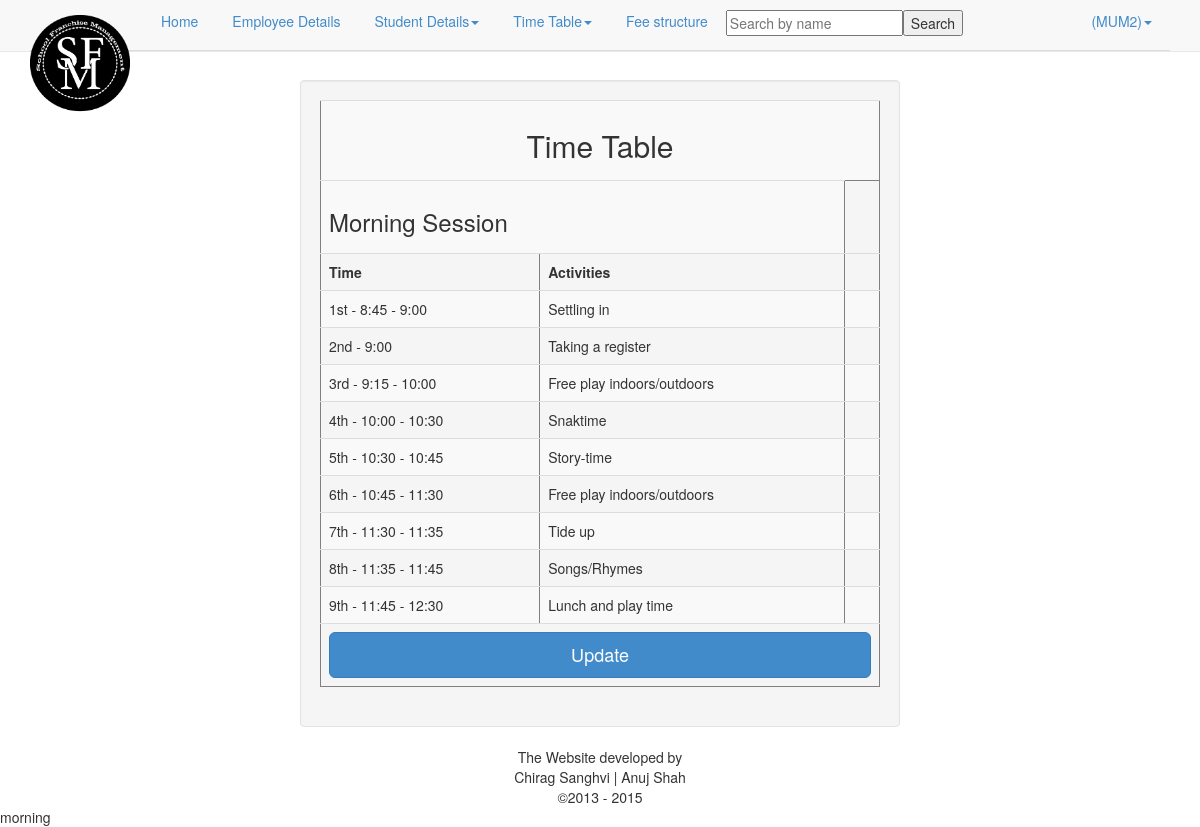
Screenshot of /branch_admin/time_tble.php?id=2 (signed in) with the database file from the repository.
### tables this page shows
CREATE TABLE IF NOT EXISTS `mum2_timetable` (
  `section` varchar(20) NOT NULL,
  `time` varchar(20) NOT NULL,
  `activity` varchar(40) NOT NULL,
  UNIQUE KEY `time` (`time`)
);

### branch_admin/time_tble.php (the view, shortened to what this page needs)
<?php
 $admin = $_SESSION['admin'];
?>
<!DOCTYPE html PUBLIC "-//W3C//DTD XHTML 1.0 Transitional//EN" "http://www.w3.org/TR/xhtml1/DTD/xhtml1-transitional.dtd">
<html xmlns="http://www.w3.org/1999/xhtml">
<head>
<link href="../css/bootstrap.css" rel="stylesheet" type="text/css">
</head>
<body>
<form>
<?php include("menu.php"); ?>
<div class="col-md-3">
    </div>
    <div class="well col-md-6">
	<table class="table table-striped" width="200" border="1">
  <tr>
    <td colspan="3"><center><h2> Time Table </h2></center></td>
     </tr>
<?php
		if(@$_GET["id"] == 2)
		{
		$section = "morning";
?>
  <tr>
    <td colspan="2"><h3>Morning Session</h3></td>
  </tr> <?php } else if($_GET['id'] == 1) { $section="afternoon";?>
  <tr>
    <td colspan="2"><h3>Afternoon Session</h3></td>
  </tr>
  <?php }
  ?>
    <tr>
    <th> Time </th>
    <th> Activities </th>
    <td>&nbsp;</td>
  </tr>
<?php
			include("connect.php");
			$tim = strtolower($admin)."_timetable";
			$qry = mysql_query("select * from $tim where section='$section'",$link);
			$i=1;
			while($row = mysql_fetch_array($qry))
			{
				?>
     				<tr>
    					<td> <?php echo $row['time'];?> </td>
    					<?php if(@$_GET['act']== "updatetbl") {?>
                        <td> <input type="text" name="activity<?php echo $i; ?>" id="activity<?php echo $i; ?>" value ="<?php echo $row['activity'];?>" size="25" > </td>
                        <?php ;} else  {?>
                        <td> <?php echo $row['activity'];?> </td><?php ;}?>
    					<td>&nbsp;</td>
 				    </tr>
	 <?php
		$i++;		}
?>
		<tr>
        <?php if(@$_GET['act']== "updatetbl")
		{?>
        <td colspan="3"> <input type="submit"  class="btn btn-success btn-block btn-lg" id="done" name="done" value="Done" /></td>
        <?php
		;}
		else
		{?>
        <td colspan="3"> <input type="submit" class="btn btn-primary btn-block btn-lg" id="update" name="update" value="Update" /></td>
        <?php
		;}
		?>
        </tr>
</table>
</div>
<?php
include("footer.php");
echo $section;
?>
</form>
</body>
</html>

### branch_admin/menu.php (shortened to what this page needs)
<div class="navbar navbar-default navbar-fixed-top form-search">
	<div class="container">
		<div class="navbar-header">
        	<a href="index.php" class="navbar-brand"><img src="images/sfm2.png" width="100px" height="100px"></a>
        </div>
        <div class="navbar-collapse" id="navi">
        	<ul class="nav nav-tabs">
            	<li><a href="index.php">Home</a></li>
                <li><a href="company_detail.php">Employee Details</a></li>
                <li class="dropdown"><a class="dropdown-toggle" data-toggle="dropdown" href="#">Student Details<b class="caret"></b></a>
                </li>
            	<li class="dropdown"><a class="dropdown-toggle" data-toggle="dropdown" href="#">Time Table<b class="caret"></b></a>
                </li><li><a href="fee.php">Fee structure</a></li>
                <li><input placeholder="Search by name" style="margin-top:10px" type="text" class="search-query" name="search" id="search" /><i class="icon-search"></i><input style="margin-top:10px" type="submit" class="search-query" name="search_btn" id="search_btn" class="btn" Value="Search"/></li>
                <li class="dropdown pull-right"><a class="dropdown-toggle" data-toggle="dropdown" href="#">(<?php echo $_SESSION['admin'];?>)<b class="caret"></b></a>
                </li>
            </ul>
        </div>
	</div>
</div>
<br /> <br/><br /> <br/>

### branch_admin/footer.php (shortened to what this page needs)
<table width="80%" align="center" class="footer">
<tr>
<td> The Website developed by</td></tr><tr>
<td> Chirag Sanghvi | Anuj Shah </td></tr><tr>
<td> &copy;2013 - <?php echo date("Y"); ?> </td>
</tr>
</table>

### rows the page displays
mum2_timetable: time "1st - 8:45 - 9:00", activity "Settling in"
mum2_timetable: time "2nd - 9:00", activity "Taking a register"
mum2_timetable: time "3rd - 9:15 - 10:00", activity "Free play indoors/outdoors"
mum2_timetable: time "4th - 10:00 - 10:30", activity "Snaktime"
mum2_timetable: time "5th - 10:30 - 10:45", activity "Story-time"
mum2_timetable: time "6th - 10:45 - 11:30", activity "Free play indoors/outdoors"
mum2_timetable: time "7th - 11:30 - 11:35", activity "Tide up"
mum2_timetable: time "8th - 11:35 - 11:45", activity "Songs/Rhymes"
mum2_timetable: time "9th - 11:45 - 12:30", activity "Lunch and play time"

### other values shown
$_SESSION['admin'] "MUM2"
$section "morning"
